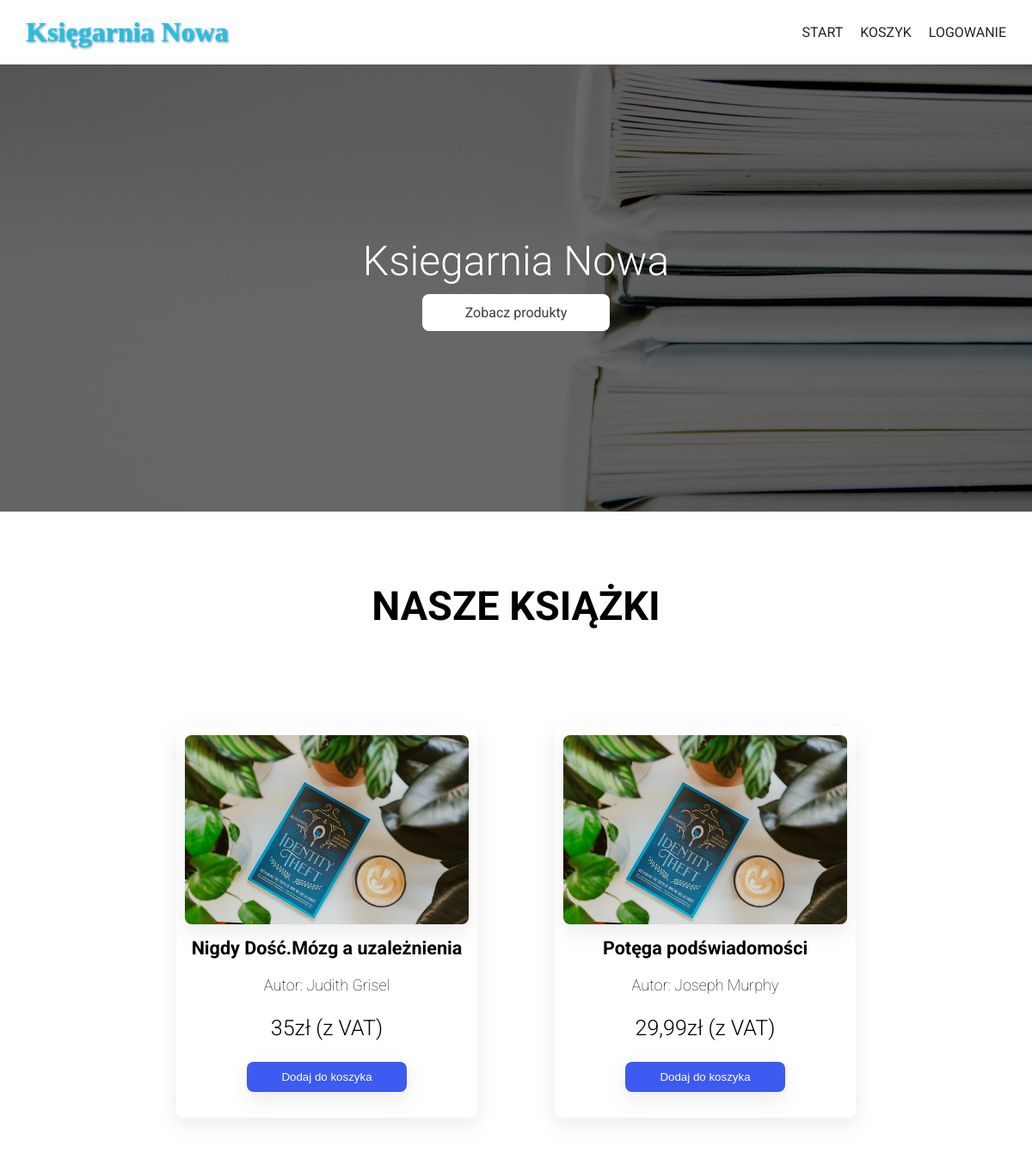
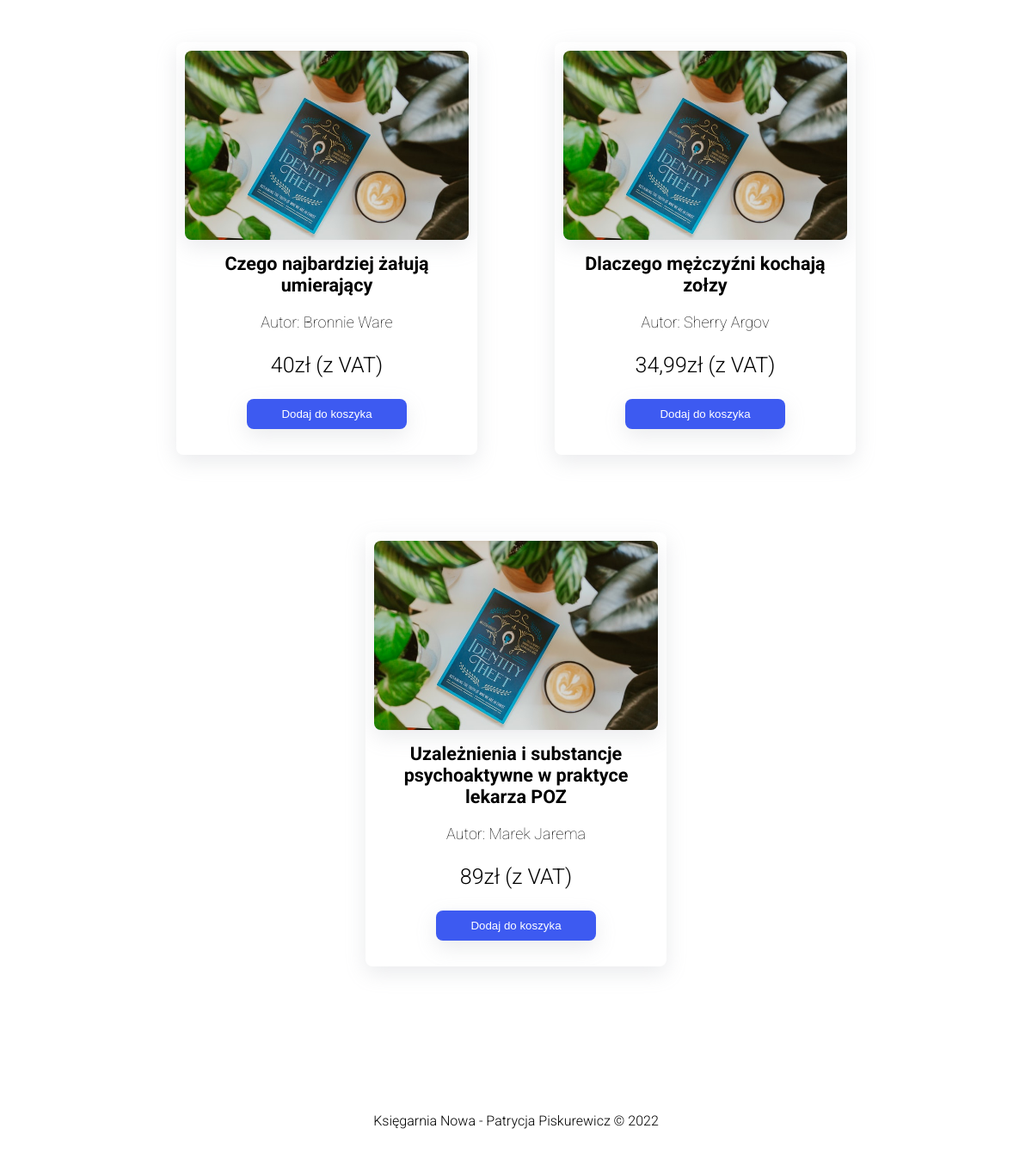
The page / on the database its author committed (2 pictures, top to bottom).
### tables this page shows
CREATE TABLE `ksiazki` (
  `id` int(11) NOT NULL,
  `nazwa` varchar(64) NOT NULL,
  `cena` varchar(64) NOT NULL,
  `foto` varchar(64) NOT NULL,
  `autor` varchar(64) NOT NULL
);

### index.php (the view, shortened to what this page needs)
<!DOCTYPE html>
<html lang="en">
<head>
    <link rel="stylesheet" href="style.css">
</head>
<body>
    <?php require("html/header.php"); ?>
    <section class="page-title">
        <h1 class="main-h1">Ksiegarnia Nowa</h1>
        <a class="header-btn" href="#produkty">Zobacz produkty</a>
    </section>
    <div class="page-tab">
        <h3>Nasze książki</h3>
    </div>
    <section class="shop-items-container" id="produkty">
        <?php
            $conn = new mysqli('localhost', 'root', '', 'sklep-ksiegarnia');
              $sql = "SELECT * FROM ksiazki";
              $result = $conn -> query($sql);
              if ($result->num_rows > 0) {
                while($row = $result->fetch_assoc()) {
                echo "<div class=\"shop-item\">
                <img src=\"img/sklep-obrazek1.jpg\" alt=\"Zdjęcie przedmiotu w sklepie\">
                ";
                echo "<h3>" . $row["nazwa"] . "</h3>";
                echo "<p>" . "Autor: " . $row["autor"] . "</p>";
                echo "<h6 class=\"cena\">" . $row['cena'] . "zł (z VAT)" . "</h6>";
                echo "<button class=\"btn_drop\" onclick=\"window.location.href='promocja.html'\">Dodaj do koszyka</button></div>";
                }
              }
              else {
                echo "Błąd... BRAK BAZY";
              }
              ?>
    </section>
</body>
</html>

### html/header.php
<header class="header">
        <div>
            <a href="/index.php" class="logo">Księgarnia Nowa</a>
        </div>
        <nav class="menu">
            <ul>
                <li><a href="/index.php" class="menu-item">Start</a></li>
                <li><a href="/koszyk.php" class="menu-item">Koszyk</a></li>
                <li><a href="/logowanie.php" class="menu-item">Logowanie</a></li>
            </ul>
        </nav>
</header>

### style.css (style rules this page uses)
body { font-family: "Roboto", sans-serif; font-size: 16px; }
.header { width: 100%; height: 75px; background: #fff; color: #242424; box-shadow: rgba(0, 0, 0, 0.1) 0px 4px 12px; display: flex; justify-content:space-between; align-items: center; padding: 0 30px; }
.header .logo { color: #26c0dc; font-weight: bold; text-decoration: none; font-size: 2rem; font-family: 'Comic Sans', cursive; text-shadow: 1px 1px 3px #397aae; transition: color .5s ease-in-out; }
.menu ul { list-style: none; display: flex; gap: 20px; }
.menu-item { text-decoration: none; text-transform: uppercase; color: #242424; }
.page-title { min-height: 65vh; background: url(./img/background.jpg) no-repeat center center / cover; z-index: 1; display: flex; align-items: center; justify-content: center; flex-direction: column; }
.page-title::after { content: ''; width: 100%; height: 65vh; position: absolute; top: 75px; left: 0; background-color: #00000096; z-index: 1; }
.main-h1 { font-size: 3em; font-weight: 300; color: #fff; z-index: 2; }
.header-btn { background-color: #fff; color: #3b3b3b; padding: 12px 50px; margin: 10px 20px; text-decoration: none; border-radius: 8px; z-index: 2; }
.page-tab { align-items: center; color: #000; text-transform: uppercase; display: flex; flex-direction: column; font-size: 2.5em; height: 220px; justify-content: center; width: 100%; }
.shop-items-container { max-width: 1200px; margin: 0 auto; display: flex; justify-content: center; flex-flow: wrap; align-items: center; gap: 30px; }
.shop-item { width: 350px; margin: 30px; display: flex; flex-flow: column; justify-content: flex-start; align-items: center; background: #fff; padding: 10px; font-size: 24px; box-shadow: rgba(149, 157, 165, 0.2) 0px 8px 24px; font-weight: 100; border-radius: 8px; overflow: hidden; }
.shop-item img { width: 100%; height: 220px; border-radius: 8px; object-fit: cover; box-shadow: rgba(149, 157, 165, 0.2) 0px 8px 24px; transition: transform .3s ease-in-out; }
.shop-item h3 { margin: 15px 0; text-align: center; font-size: 0.9em; }
.shop-item p { margin-top: 5px; font-size: 18px; }
.shop-item h6 { font-size: 25px; font-weight: 300; margin-top: 25px; margin-bottom: 5px; }
.btn_drop { background-color: #3d5af1; color: #fff !important; cursor: pointer; margin: 20px 0; padding: 10px 40px; transition: all .3s ease-in-out; border: none; border-radius: 8px; box-shadow: rgba(149, 157, 165, 0.2) 0px 8px 24px; outline: none !important; cursor: not-allowed; }
.footer { text-align: center; padding: 40px; font-size: 16px; font-weight: 300; margin-top: 100px; }

### rows shown on the page
ksiazki: nazwa "Nigdy Dość.Mózg a uzależnienia", autor "Judith Grisel", cena "35"
ksiazki: nazwa "Potęga podświadomości", autor "Joseph Murphy", cena "29,99"
ksiazki: nazwa "Czego najbardziej żałują umierający", autor "Bronnie Ware", cena "40"
ksiazki: nazwa "Dlaczego mężczyźni kochają zołzy", autor "Sherry Argov", cena "34,99"
ksiazki: nazwa "Uzależnienia i substancje psychoaktywne w praktyce lekarza POZ", autor "Marek Jarema", cena "89"
